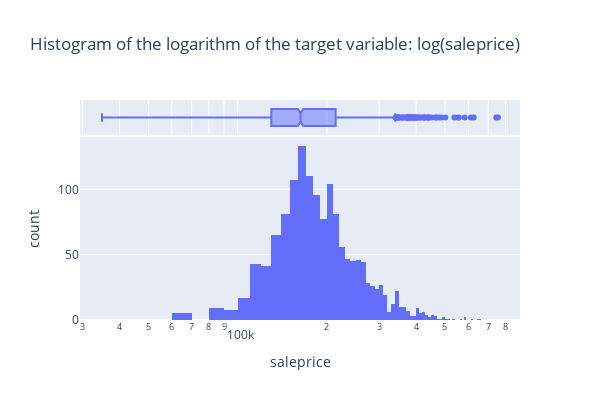

The notebook cell this image was saved under:
### Code cell
px.histogram(og_train, 
    x = 'saleprice',
    marginal = 'box',
    log_x = True,
    height = 400,
    width = 600,
    title = "Histogram of the logarithm of the target variable: log(saleprice)").show()

### Figure 1 — Plotly figure (JSON) as saved in the notebook; plotly's stock layout.template omitted (floating-point values rounded to 4 significant figures; data arrays with more than 128 entries replaced by an {"elided": "..."} marker saying what was removed)
{"data": [{"alignmentgroup": "True", "bingroup": "x", "hovertemplate": "saleprice=%{x}<br>count=%{y}<extra></extra>", "legendgroup": "", "marker": {"color": "#636efa", "pattern": {"shape": ""}}, "name": "", "offsetgroup": "", "orientation": "v", "showlegend": false, "type": "histogram", "x": {"elided": "1460 int values"}, "xaxis": "x", "yaxis": "y"}, {"alignmentgroup": "True", "hovertemplate": "saleprice=%{x}<extra></extra>", "legendgroup": "", "marker": {"color": "#636efa"}, "name": "", "notched": true, "offsetgroup": "", "showlegend": false, "type": "box", "x": {"elided": "1460 int values"}, "xaxis": "x2", "yaxis": "y2"}], "layout": {"barmode": "relative", "height": 400, "legend": {"tracegroupgap": 0}, "title": {"text": "Histogram of the logarithm of the target variable: log(saleprice)"}, "width": 600, "xaxis": {"anchor": "y", "domain": [0, 1], "title": {"text": "saleprice"}, "type": "log"}, "xaxis2": {"anchor": "y2", "domain": [0, 1], "matches": "x", "showgrid": true, "showticklabels": false, "type": "log"}, "yaxis": {"anchor": "x", "domain": [0, 0.8316], "title": {"text": "count"}}, "yaxis2": {"anchor": "x2", "domain": [0.8416, 1], "matches": "y2", "showgrid": false, "showline": false, "showticklabels": false, "ticks": ""}}}
